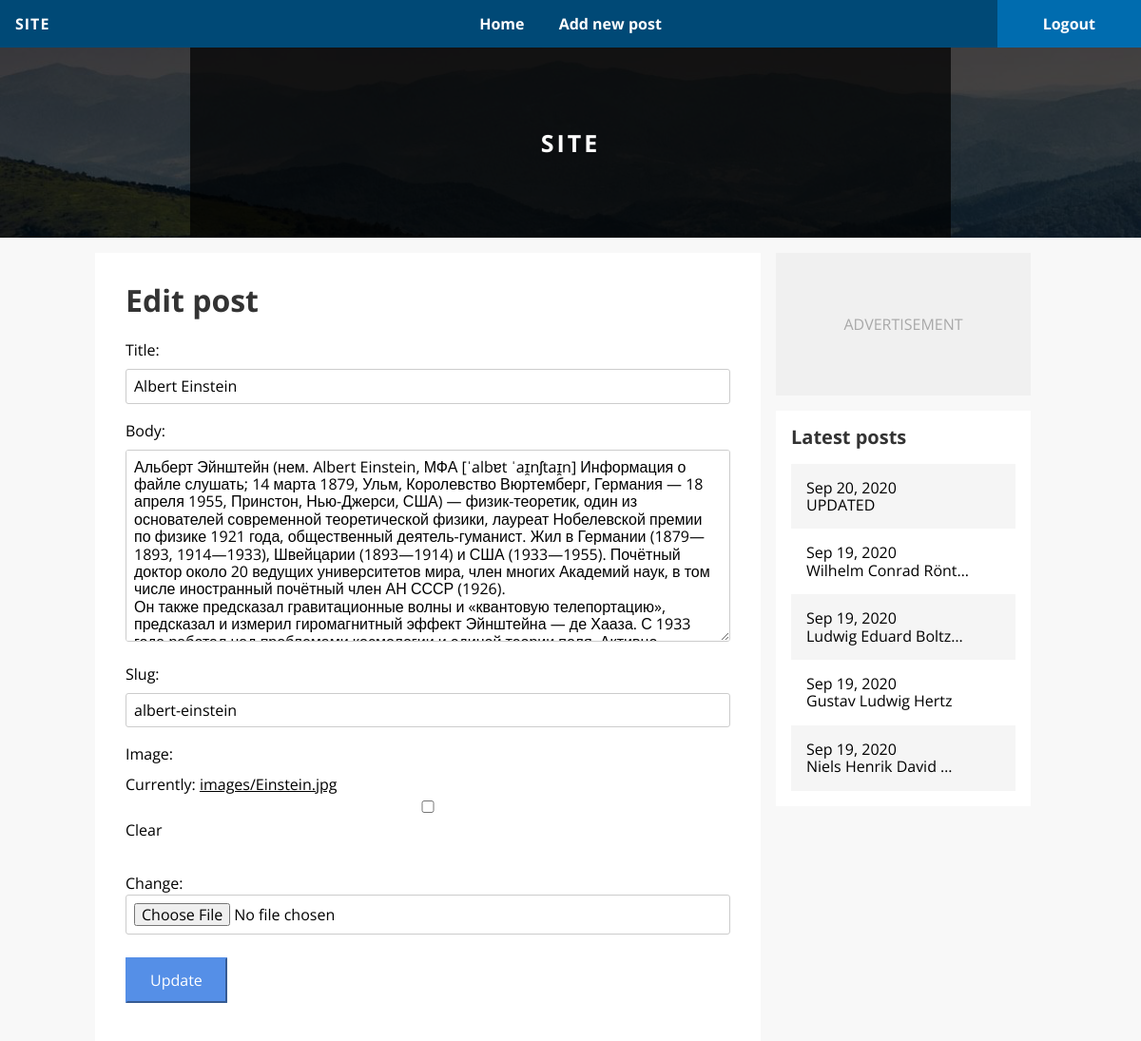
The app's page /blog/edit/1/ (signed in), older data.
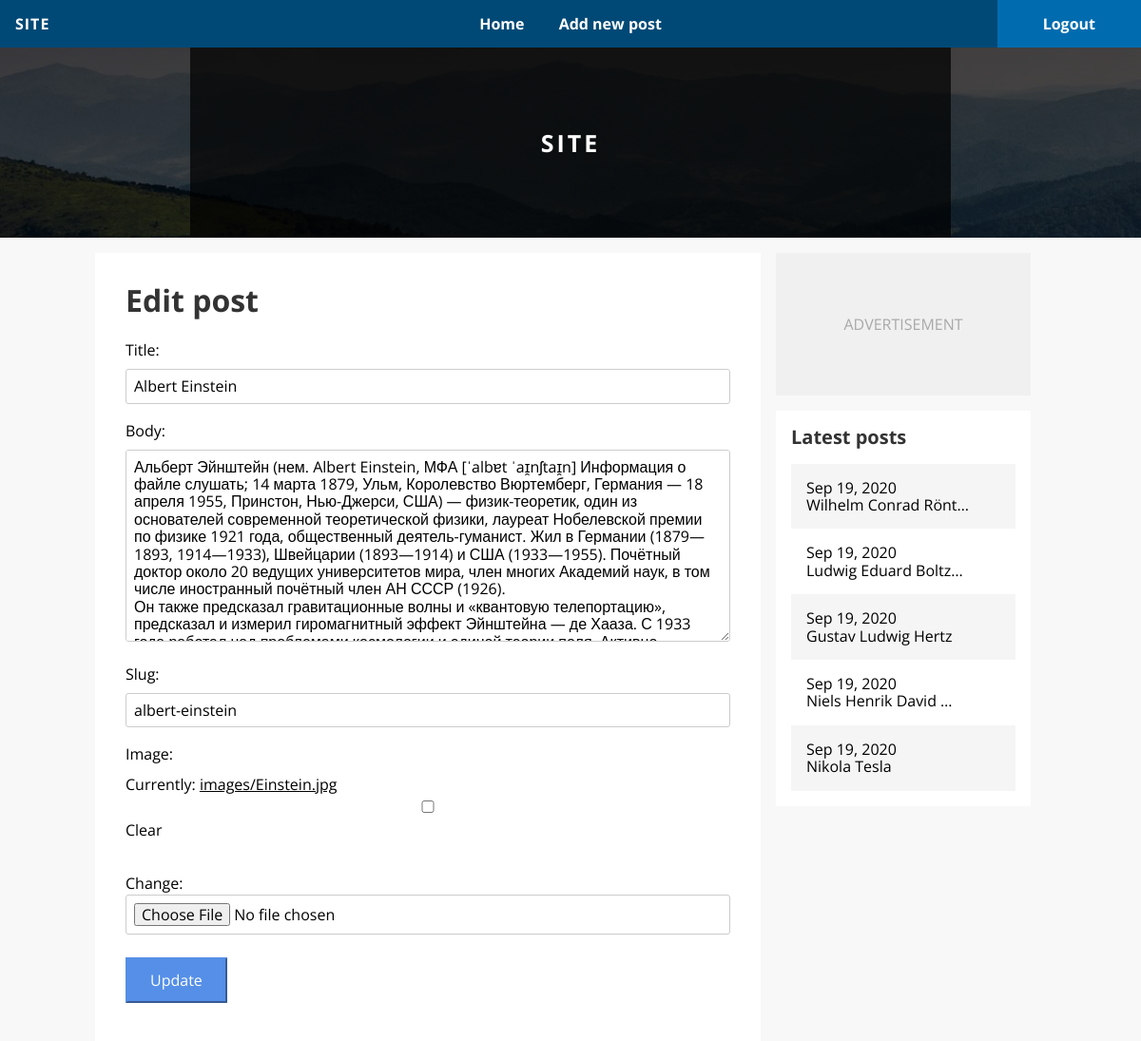
The same page, newer data.
### blog/models.py (models this page shows, shortened)
class Post(models.Model):
    title = models.CharField(default='', max_length=255)
    body = models.TextField(default='', blank=True)
    slug = models.SlugField(default='', blank=True, max_length=255)
    date = models.DateTimeField(auto_now_add=True, null=True)
    update = models.DateTimeField(auto_now=True, null=True)
    author = models.ForeignKey(User, null=True, blank=True, on_delete=models.CASCADE)
    tags = TaggableManager()
    image = models.ImageField(default='', blank=True, upload_to='images')
    image_thumbnail = ImageSpecField(source='image', processors=[ResizeToFill(700, 150)],
                                     format='JPEG', options={'quality': 60})
    def get_absolute_url(self):
        return reverse('blog:detail', kwargs={'slug': self.slug})

### blog/views.py (the view)
# urls.py: path('edit/<int:pk>/', views.edit, name='edit'),
@permission_required('blog.change_post', raise_exception=True)
def edit(request, pk=None):
    post = get_object_or_404(Post, pk=pk)
    if request.method == 'POST':
        form = PostForm(request.POST, request.FILES, instance=post)
        if form.is_valid():
            form.save()
            return redirect('blog:detail', slug=post.slug)
    else:
        form = PostForm(instance=post)
    return render(request, 'blog/edit.html',
                  {'section': 'blog_edit',
                   'form': form,
                   'post': post,
                   })

### blog/forms.py
class PostForm(ModelForm):
    class Meta:
        model = Post
        fields = ['title',
                  'body',
                  'slug',
                  'tags',
                  'image']

### blog/context_processors.py (called while the page is built)
def latest_posts(request):
    posts = Post.objects.filter().order_by('-date')[:5]
    return {'latest_posts': posts}

### templates/blog/edit.html (shortened to what this page needs)
{% extends "base.html" %}
{% block title %}<h1>Edit post</h1>{% endblock %}
{% block content %}
<form action="{% url 'blog:edit' post.pk %}" method="post" enctype="multipart/form-data">
    {{ form.as_p }}
    <button class="button" type="submit">Update</button>
</form>
{% endblock %}

### templates/blog/_post_list.html
<div class="post-list">
    <h2 class="post-list-heading">{{ heading }}</h2>
    {% for post in latest_posts %}
    <a href="{{ post.get_absolute_url }}"
       class="post-list-link {% cycle 'odd' 'even' %}">
        <div class="post-listl-data">{{ post.date|date:"M j, Y" }}</div>
        <div class="post-list-title">{{ post.title|truncatechars:20 }}</div>
    </a>
    {% endfor %}
</div>

Row changes from the older to the newer data that the page shows:
removed Post: date "Sep 20, 2020", title "UPDATED"
now on this page (row unchanged): Post: date "Sep 19, 2020", title "Nikola Tesla"
